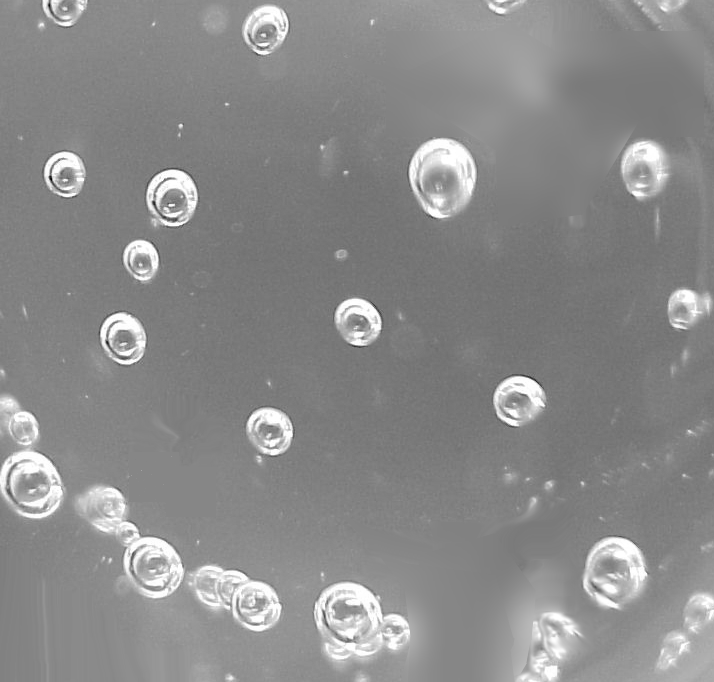
%> input picture final_project/FigP1127_bubbles-0.png, 714 x 682 px
$ octave thres_detector.m   (GNU Octave 9; MATLAB toolbox functions it lacks are replaced by stand-ins)
%> lines starting %> are read from the running program, lines starting %| are printed output that depends on the picture; in (x1, y1, x2, y2) boxes, pixels count from 0 and x2, y2 are one past the last pixel; in counts of white or black regions, pixels touching at a corner belong together; the program's own positions count from 1
im_orig = imread('FigP1127_bubbles-0.png'); %load image
%> im_orig is the input picture: size 682x714 uint8; min 4, max 255, mean 138.6
[m,n] = size(im_orig);
%> m = 682; n = 714
figure;imshow(im_orig);title('Original image');
imVec = reshape(im_orig, 1, []); %reshape image into vector
figure;h=histogram(imVec);title('Image histogram');
%> after `title('Image histogram')`:
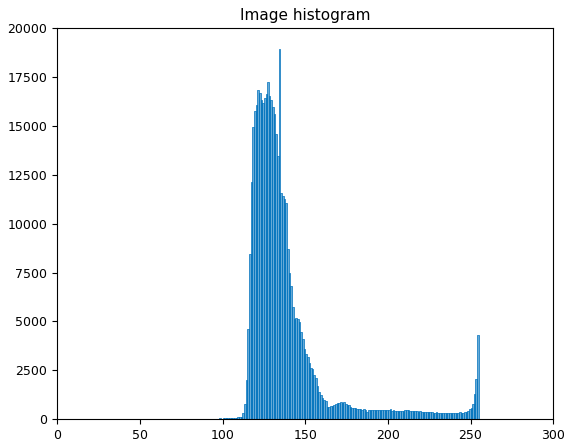
%> figure redrawn from the program's plot data; tallest bar 18938 high, from x = 134 to 135
%Estimated mean plus standard deviation from histogram
threshold = 180;
imVec(imVec < threshold) = 0; %Apply threshold
imVec(imVec >= threshold) = 255;
im_thres = reshape(imVec, m, []);
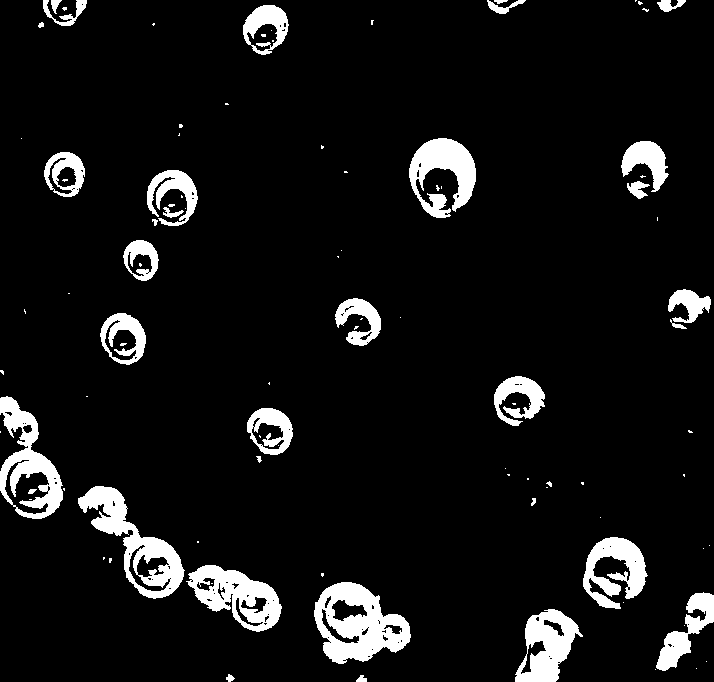
%> im_thres: size 682x714 uint8; 7.8% white; 95 white regions (61 under 20 px), largest, box (x1, y1, x2, y2) and area: (314, 582, 411, 664) 4495, (78, 486, 185, 599) 3897, (0, 396, 63, 519) 3278
figure;imshow(im_thres);title('Thresholded Image');
%%
%Blur the image
im_doub = im2double(im_thres);
figure;imshow(im_doub);title('Convert to Double');
%Averaging mask does not include center pixels to remove small artifacts
mask_size = 9;
B = ones(mask_size,mask_size);
B(4:6,4:6) = 0;
B = (1/sum(sum(B))).*B;
%Apply blur filter to improve connectedness of bubbles
blurred_doub = conv2(im_doub, double(B));
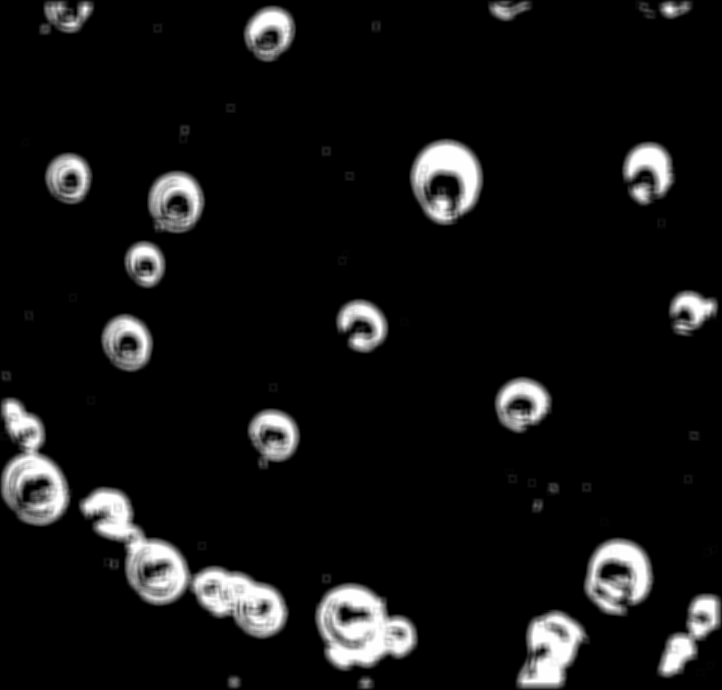
%> blurred_doub: size 690x722 double; min 0, max 1, mean 0.0759
figure; imshow(blurred_doub); title('Blurred Image');
blurred_im = im2uint8(blurred_doub);
%%
%Threshold again after the blur
[m2,n2] = size(blurred_im);
%> m2 = 690; n2 = 722
imVec = reshape(blurred_im, 1, []);
figure;histogram(imVec);title('Image histogram after blur');
%> after `title('Image histogram after blur')`:
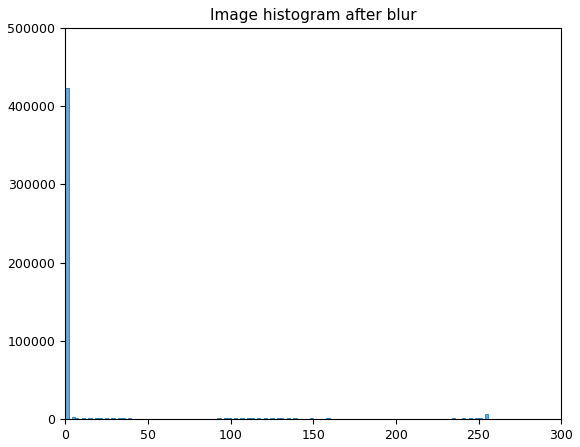
%> figure redrawn from the program's plot data; tallest bar 423950 high, from x = 0 to 2
%Estimated mean from histogram
threshold = 40;
imVec(imVec < threshold) = 0; %Apply threshold
imVec(imVec >= threshold) = 255;
im_thres = reshape(imVec, m2, []);
%> im_thres: size 690x722 uint8; 11.7% white; 32 white regions (6 under 20 px), largest, box (x1, y1, x2, y2) and area: (79, 487, 289, 639) 10274, (315, 583, 418, 671) 6129, (1, 398, 70, 526) 5293
figure;imshow(im_thres);title('Thresholded Image');
%%
%Fill in connected shapes with imfill
BWdfill = imfill(im_thres, 'holes');
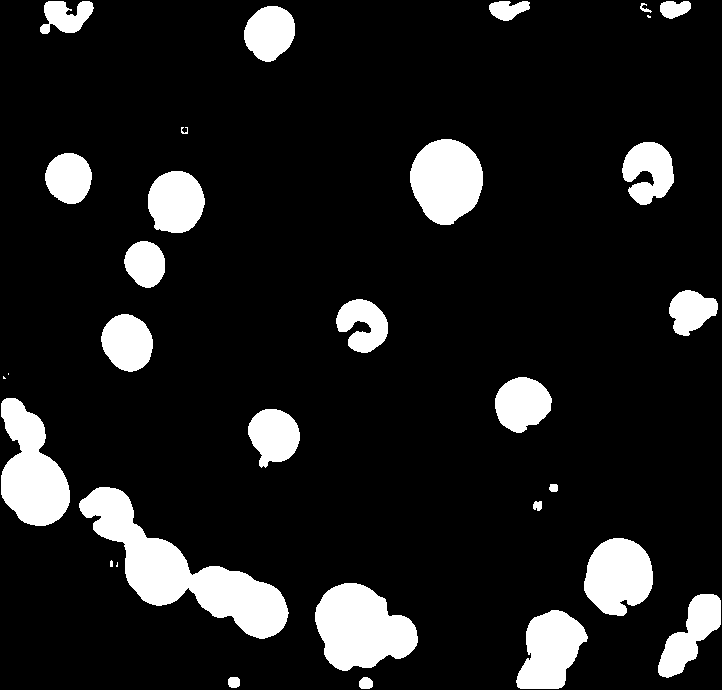
%> BWdfill: size 690x722 uint8; 12.2% white; 31 white regions (5 under 20 px), largest, box (x1, y1, x2, y2) and area: (79, 487, 289, 639) 10397, (315, 583, 418, 671) 6281, (1, 398, 70, 526) 5579
figure;imshow(BWdfill);title('Fill holes');
%Find pixel totals for bubbles now
[L1, L2] = size(BWdfill);
%> L1 = 690; L2 = 722
totSize = L1*L2;
%> totSize = 498180
bw_zeros = length(find(BWdfill == 0));
%> bw_zeros = 437424
percent_bubbles = 100*(1 - bw_zeros/totSize)
%> percent_bubbles = 12.2
num_bubble_pixels = totSize - bw_zeros
%> num_bubble_pixels = 60756
%Take the distance transform to find maxima
BWdfill_BW = im2bw(BWdfill, 0.4);
D = bwdist(~BWdfill_BW);
D = D./(max(max(D)));  %Normalize to [0,1]
figure; imshow(D, [], 'InitialMagnification', 'fit');
[m3,n3] = size(D);
%> m3 = 690; n3 = 722
imVec = reshape(D, 1, []); %reshape image into vector
figure;histogram(D, 0:0.1:1);title('Distance transform histogram');
%> after `title('Distance transform histogram')`:
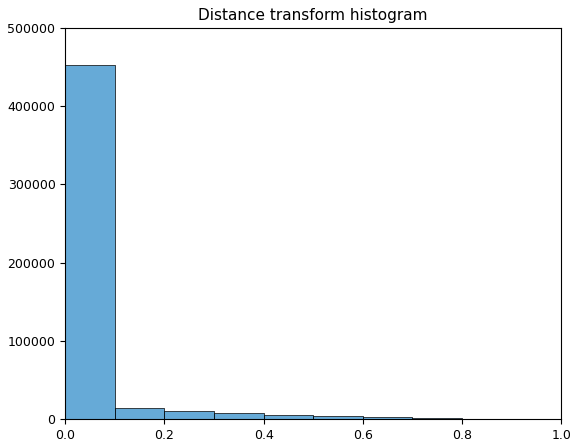
%> figure redrawn from the program's plot data; tallest bar 452596 high, from x = 0 to 0.1
%Vast majority are < .2. We want the few maxima, so threshold above
threshold = 0.25;
imVec(imVec < threshold) = 0; %Apply threshold
D_thres = reshape(imVec, m3, []);
figure;imshow(D_thres, [], 'InitialMagnification','fit');title('Thresholded Image');
% Use beconncomp to count number of connected components
% This is the number of bubbles
D_Peaks = im2bw(D_thres, threshold);
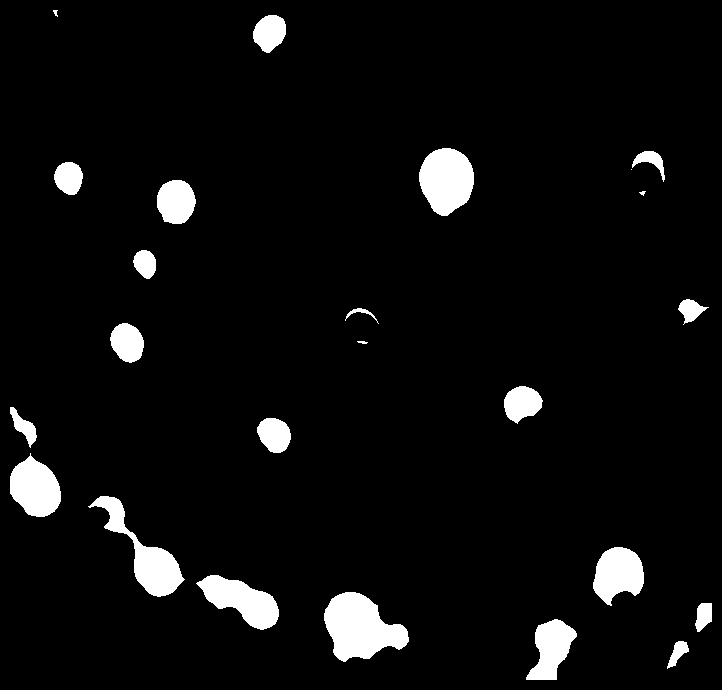
%> D_Peaks: size 690x722 logical; 5.3% white; 24 white regions (2 under 20 px), largest, box (x1, y1, x2, y2) and area: (324, 592, 409, 662) 3744, (419, 148, 474, 216) 2809, (88, 496, 185, 597) 2715
figure;imshow(D_Peaks);title('Distance transform peaks');
cc = bwconncomp(D_Peaks, 8);
%> cc = 24 connected components
num_bubbles = cc.NumObjects
%> num_bubbles = 24

pause;
close all;
